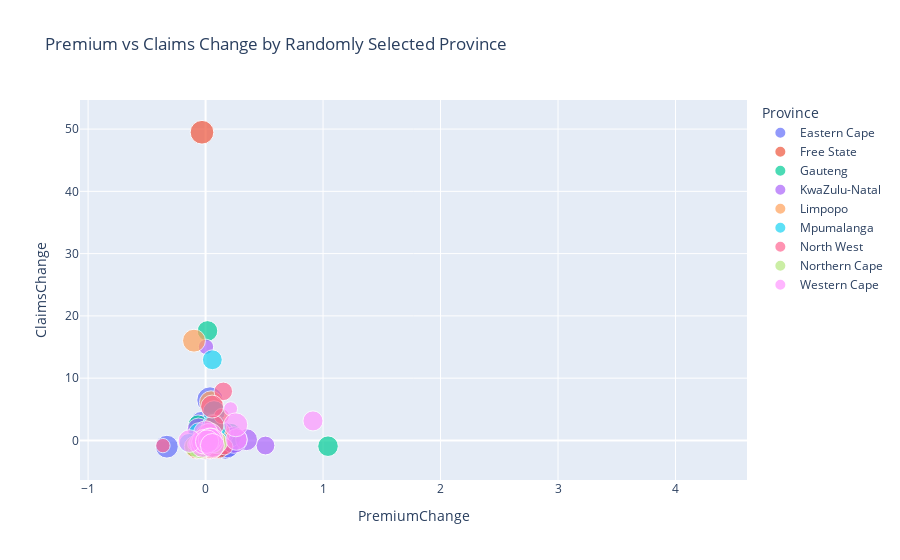

This figure's notebook cell:
### Code cell
# cols = ['PremiumChange', 'ClaimsChange', 'Province', 'TotalPremium','CoverType']
eda.scatter_plot_for_corr(geo_trends)

### Figure 1 — Plotly figure (JSON) as saved in the notebook; plotly's stock layout.template omitted (floating-point values rounded to 4 significant figures)
{"data": [{"customdata": [[9], [49], [75], [75], [200], [383], [616], [949], [1233], [1670], [2444], [3217], [3530], [3677], [3991], [4108], [4110]], "hovertemplate": "Province=Eastern Cape<br>PremiumChange=%{x}<br>ClaimsChange=%{y}<br>TotalPremium=%{marker.size}<br>CoverType=%{customdata[0]}<extra></extra>", "legendgroup": "Eastern Cape", "marker": {"color": "#636efa", "size": [85.04, 82.83, 55.55, 53.63, 70.01, 68.07, 63.96, 58.31, 68.16, 57.69, 68.27, 70.79, 73.72, 72.2, 72.16, 72.08, 74.81], "sizemode": "area", "sizeref": 0.2139, "symbol": "circle"}, "mode": "markers", "name": "Eastern Cape", "orientation": "v", "showlegend": true, "type": "scatter", "x": [null, -0.02601, -0.3293, -0.03447, 0.3054, -0.02778, -0.06031, -0.08842, 0.1691, -0.1537, 0.1835, 0.03693, 0.04133, -0.02067, -0.0004921, -0.001148, 0.03795], "xaxis": "x", "y": [null, null, -1, null, null, 2.664, -0.1435, -0.8697, -1, null, -0.7741, 0.3423, 0.6822, -0.8933, 2.05, -0.9595, 6.49], "yaxis": "y"}, {"customdata": [[2], [49], [90], [290], [338], [462], [534], [610], [705], [806], [826], [862], [872], [842], [811]], "hovertemplate": "Province=Free State<br>PremiumChange=%{x}<br>ClaimsChange=%{y}<br>TotalPremium=%{marker.size}<br>CoverType=%{customdata[0]}<extra></extra>", "legendgroup": "Free State", "marker": {"color": "#EF553B", "size": [43.86, 11.6, 42.36, 51.99, 57.64, 69.73, 69.66, 64.48, 69.89, 69.67, 66.89, 61.98, 60.08, 63.56, 66.05], "sizemode": "area", "sizeref": 0.2139, "symbol": "circle"}, "mode": "markers", "name": "Free State", "orientation": "v", "showlegend": true, "type": "scatter", "x": [null, -0.7355, 2.651, 0.2274, 0.1088, 0.2097, -0.001015, -0.07432, 0.08384, -0.003064, -0.03994, -0.07345, -0.03058, 0.05789, 0.03919], "xaxis": "x", "y": [null, null, null, null, -1, null, null, -1, null, null, null, -0.998, 49.49, 0.7071, -0.9481], "yaxis": "y"}, {"customdata": [[446], [530], [671], [781], [1243], [3050], [3846], [4930], [5821], [7000], [8901], [11490], [20227], [24981], [27945], [32582], [36027], [37930], [39531], [40587], [40966], [44380]], "hovertemplate": "Province=Gauteng<br>PremiumChange=%{x}<br>ClaimsChange=%{y}<br>TotalPremium=%{marker.size}<br>CoverType=%{customdata[0]}<extra></extra>", "legendgroup": "Gauteng", "marker": {"color": "#00cc96", "size": [22.16, 45.25, 44.57, 45.31, 42.38, 40.62, 41.21, 44.51, 45.11, 46.19, 47.78, 50.83, 61.36, 62.2, 59.47, 61.21, 63.38, 65.69, 62.21, 63.7, 66.28, 63.51], "sizemode": "area", "sizeref": 0.2139, "symbol": "circle"}, "mode": "markers", "name": "Gauteng", "orientation": "v", "showlegend": true, "type": "scatter", "x": [null, 1.042, -0.01491, 0.01645, -0.06455, -0.04161, 0.01454, 0.07998, 0.01364, 0.02387, 0.03436, 0.06398, 0.2071, 0.01369, -0.04389, 0.02925, 0.03533, 0.03647, -0.05298, 0.02398, 0.04051, -0.04183], "xaxis": "x", "y": [null, -0.9209, -0.6418, 17.59, 2.498, -0.6585, 0.2846, -0.3465, -0.1363, -0.2745, 0.7005, -0.2217, 0.8523, 0.1154, 0.06785, -0.2102, 0.1895, -0.1628, 0.08528, -0.3555, 0.1403, -0.9296], "yaxis": "y"}, {"customdata": [[234], [342], [478], [523], [541], [637], [664], [781], [1272], [1604], [2060], [3268], [5295], [8903], [11673], [14316], [16521], [18004], [19255], [20271], [21390], [21749]], "hovertemplate": "Province=KwaZulu-Natal<br>PremiumChange=%{x}<br>ClaimsChange=%{y}<br>TotalPremium=%{marker.size}<br>CoverType=%{customdata[0]}<extra></extra>", "legendgroup": "KwaZulu-Natal", "marker": {"color": "#ab63fa", "size": [6.824, 18.32, 19.16, 18.68, 20.16, 21.97, 25.02, 25.11, 37.91, 51.13, 58.35, 54.83, 61.09, 75.81, 76.64, 78.35, 81.82, 83.56, 80.26, 81.73, 82.2, 85.54], "sizemode": "area", "sizeref": 0.2139, "symbol": "circle"}, "mode": "markers", "name": "KwaZulu-Natal", "orientation": "v", "showlegend": true, "type": "scatter", "x": [null, 1.685, 0.04577, -0.02491, 0.0791, 0.09004, 0.1387, 0.003541, 0.5097, 0.3488, 0.1412, -0.06043, 0.1143, 0.2409, 0.01094, 0.02232, 0.04431, 0.02124, -0.03944, 0.01835, 0.005694, 0.0407], "xaxis": "x", "y": [null, null, -1, null, null, null, null, 15.04, -0.8153, 0.1208, 1.179, 1.783, 0.1121, 0.06782, -0.2909, 0.2729, 0.01786, 0.3606, -0.5265, 0.6346, 0.0003346, -0.7624], "yaxis": "y"}, {"customdata": [[54], [81], [126], [255], [490], [660], [931], [1271], [1524], [1904], [2173], [2414], [2476], [2554], [2589], [2623], [2711]], "hovertemplate": "Province=Limpopo<br>PremiumChange=%{x}<br>ClaimsChange=%{y}<br>TotalPremium=%{marker.size}<br>CoverType=%{customdata[0]}<extra></extra>", "legendgroup": "Limpopo", "marker": {"color": "#FFA15A", "size": [72.82, 67.59, 70.24, 60.7, 55.7, 58.46, 57.03, 59.74, 62.3, 56.16, 62.2, 62.13, 63.52, 61.59, 62.55, 64.87, 64.54], "sizemode": "area", "sizeref": 0.2139, "symbol": "circle"}, "mode": "markers", "name": "Limpopo", "orientation": "v", "showlegend": true, "type": "scatter", "x": [null, -0.07171, 0.03917, -0.1359, -0.08225, 0.04953, -0.02446, 0.0474, 0.04287, -0.09845, 0.1075, -0.001218, 0.02236, -0.03027, 0.01559, 0.03708, -0.00513], "xaxis": "x", "y": [null, null, null, null, null, -1, null, 6.072, -0.9073, 16.02, 1.223, -0.1566, 0.1852, -0.4274, -0.2163, -0.7401, -1], "yaxis": "y"}, {"customdata": [[97], [774], [937], [1168], [1423], [1829], [2409], [2830], [3297], [3632], [3825], [4201], [4500], [4329], [4375], [4388], [4373], [4331]], "hovertemplate": "Province=Mpumalanga<br>PremiumChange=%{x}<br>ClaimsChange=%{y}<br>TotalPremium=%{marker.size}<br>CoverType=%{customdata[0]}<extra></extra>", "legendgroup": "Mpumalanga", "marker": {"color": "#19d3f3", "size": [14.84, 45.58, 42.9, 46.45, 39.8, 42.09, 43.19, 43.91, 45.96, 47.48, 49.28, 50.06, 53.68, 58.64, 60.58, 61.52, 65.97, 69.62], "sizemode": "area", "sizeref": 0.2139, "symbol": "circle"}, "mode": "markers", "name": "Mpumalanga", "orientation": "v", "showlegend": true, "type": "scatter", "x": [null, 2.072, -0.05883, 0.08279, -0.1432, 0.05767, 0.0261, 0.01658, 0.0468, 0.03306, 0.03777, 0.01596, 0.07218, 0.09251, 0.03306, 0.01546, 0.07247, 0.05532], "xaxis": "x", "y": [null, null, 1.234, -0.7238, -0.4239, 12.96, -1, null, -0.1595, 0.3783, -0.3924, -0.6202, 4.586, -0.05325, 0.07402, -0.8218, 2.193, -0.5181], "yaxis": "y"}, {"customdata": [[109], [135], [144], [144], [348], [947], [1244], [1685], [2354], [3290], [4430], [5648], [7077], [9276], [10545], [11948], [13204], [13491], [13928], [14506], [14520], [14314]], "hovertemplate": "Province=North West<br>PremiumChange=%{x}<br>ClaimsChange=%{y}<br>TotalPremium=%{marker.size}<br>CoverType=%{customdata[0]}<extra></extra>", "legendgroup": "North West", "marker": {"color": "#FF6692", "size": [23.67, 32.34, 33.47, 34.76, 22.14, 25.17, 29.26, 30.91, 32.07, 36.9, 40.4, 43.28, 46.99, 49.74, 48.13, 49.99, 53.27, 56.24, 56.57, 58.03, 58.95, 61.96], "sizemode": "area", "sizeref": 0.2139, "symbol": "circle"}, "mode": "markers", "name": "North West", "orientation": "v", "showlegend": true, "type": "scatter", "x": [null, 0.3662, 0.03485, 0.03848, -0.3632, 0.137, 0.1626, 0.05623, 0.03767, 0.1507, 0.09467, 0.07141, 0.08577, 0.0585, -0.0324, 0.03859, 0.06563, 0.05578, 0.005799, 0.02593, 0.0157, 0.05112], "xaxis": "x", "y": [null, null, null, null, -0.8285, 3.908, -1, null, -0.1359, 7.884, -0.08777, 2.434, -0.4116, 0.02109, -0.08232, -0.06856, -0.6864, 5.441, -0.4606, -0.4671, 0.7871, -0.997], "yaxis": "y"}, {"customdata": [[10], [124], [178], [382], [490], [583], [659], [714], [779], [791], [833], [837]], "hovertemplate": "Province=Northern Cape<br>PremiumChange=%{x}<br>ClaimsChange=%{y}<br>TotalPremium=%{marker.size}<br>CoverType=%{customdata[0]}<extra></extra>", "legendgroup": "Northern Cape", "marker": {"color": "#B6E880", "size": [12.45, 64.85, 61.69, 43.45, 37.78, 42.3, 48.27, 52.62, 47.81, 52.89, 53.18, 53.62], "sizemode": "area", "sizeref": 0.2139, "symbol": "circle"}, "mode": "markers", "name": "Northern Cape", "orientation": "v", "showlegend": true, "type": "scatter", "x": [null, 4.208, -0.04878, -0.2956, -0.1306, 0.1199, 0.1411, 0.09004, -0.09135, 0.1063, 0.005499, 0.008155], "xaxis": "x", "y": [null, null, -1, null, null, null, null, -0.3437, -1, null, null, null], "yaxis": "y"}, {"customdata": [[45], [407], [488], [534], [612], [1237], [1448], [2663], [3057], [3658], [5123], [6847], [8575], [9492], [11992], [12914], [14246], [14667], [15263], [14937], [14599], [14488], [13504]], "hovertemplate": "Province=Western Cape<br>PremiumChange=%{x}<br>ClaimsChange=%{y}<br>TotalPremium=%{marker.size}<br>CoverType=%{customdata[0]}<extra></extra>", "legendgroup": "Western Cape", "marker": {"color": "#FF97FF", "size": [8.246, 17.81, 16.13, 19.1, 17.22, 20.89, 22.5, 43.06, 41.82, 39.98, 50.47, 48.08, 48.79, 61.33, 63.69, 62.1, 62.14, 65.23, 64.3, 55.51, 57.52, 58.27, 61.66], "sizemode": "area", "sizeref": 0.2139, "symbol": "circle"}, "mode": "markers", "name": "Western Cape", "orientation": "v", "showlegend": true, "type": "scatter", "x": [null, 1.16, -0.09433, 0.1841, -0.09824, 0.2133, 0.07664, 0.9142, -0.02882, -0.04399, 0.2625, -0.04749, 0.01479, 0.257, 0.03848, -0.02502, 0.0007873, 0.0496, -0.01419, -0.1368, 0.03627, 0.013, 0.05827], "xaxis": "x", "y": [null, null, null, null, -0.599, 5.099, -0.7236, 3.135, -0.141, -0.4116, 0.1598, -0.3957, 0.3566, 2.51, 0.8386, -0.7807, 1.231, -0.0007908, -0.2146, -0.09766, 0.1279, -0.1793, -0.8139], "yaxis": "y"}], "layout": {"legend": {"itemsizing": "constant", "title": {"text": "Province"}, "tracegroupgap": 0}, "title": {"text": "Premium vs Claims Change by Randomly Selected Province"}, "xaxis": {"anchor": "y", "domain": [0, 1], "title": {"text": "PremiumChange"}}, "yaxis": {"anchor": "x", "domain": [0, 1], "title": {"text": "ClaimsChange"}}}}
